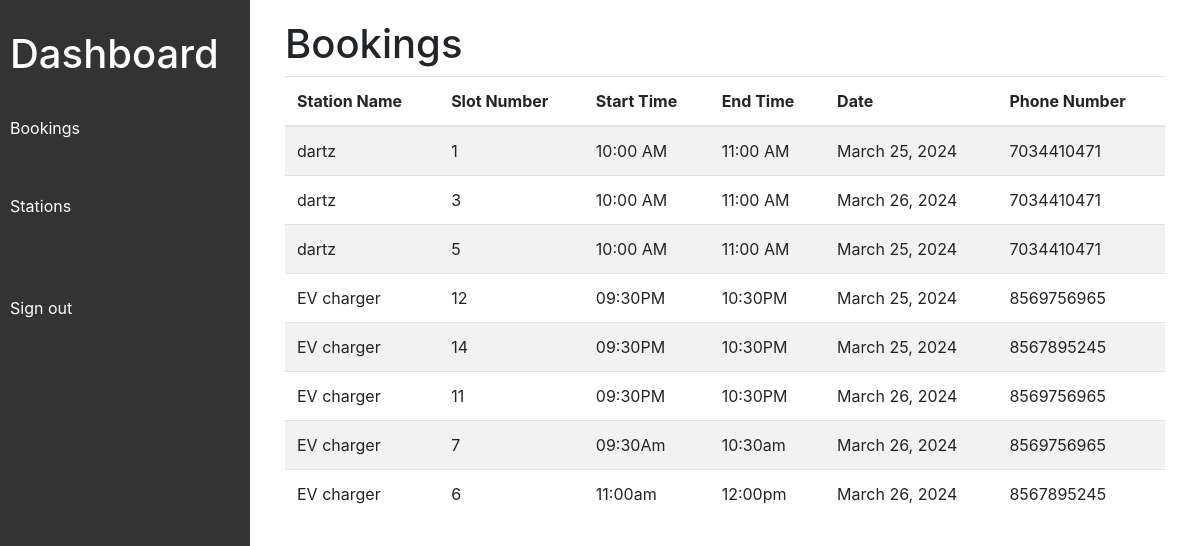
Page /admin_app/all_bookings/ on the committed database.
### users_app/models.py (models this page shows)
class Booking(models.Model):
    user = models.ForeignKey(User, on_delete=models.CASCADE, null=True)
    station = models.ForeignKey(Station, on_delete=models.CASCADE, related_name='bookings', null=True)
    slot_number = models.IntegerField(null=True)  # Modified
    start_time = models.CharField(max_length=10,null=True)
    end_time = models.CharField(max_length=10,null=True)
    date = models.DateField(null=True)
    phone_number = models.CharField(max_length=15)
    booked_by = models.ForeignKey(User, on_delete=models.CASCADE, related_name='booked_items', null=True)
    status = models.CharField(max_length=20, default='Pending')

### station_app/models.py (models this page shows)
class Station(models.Model):
    station_ID=models.AutoField(primary_key=True)
    station_name=models.CharField(max_length=200)
    station_address=models.CharField(max_length=200)
    station_price=models.CharField(max_length=200)
    station_phone=models.CharField(max_length=200)
    station_email=models.EmailField(max_length=200)
    station_caption=models.CharField(max_length=200)
    station_image=models.ImageField(null=True ,blank=True,upload_to="simages")
    station_area=models.CharField(max_length=200)
    slots=models.IntegerField(null=True,blank=True)

### admin_app/views.py (the view)
# urls.py: path('all_bookings/',views.all_bookings,name="all_bookings"),
def all_bookings(request):
    user_bookings = Booking.objects.select_related('station').all()
    return render(request, "admin/booking.html", {'user_bookings': user_bookings})

### templates/admin/booking.html
{%extends "admin/dashboard.html"%}
{%block content%}
<div class="container">
    <h1>Bookings</h1>
    {% if user_bookings %}
        <div class="table-responsive">
            <table class="table table-striped">
                <thead>
                    <tr>
                        <th>Station Name</th>
                        <th>Slot Number</th>
                        <th>Start Time</th>
                        <th>End Time</th>
                        <th>Date</th>
                        <th>Phone Number</th>
                    </tr>
                </thead>
                <tbody>
                    {% for booking in user_bookings %}
                        <tr>
                            <td>{{ booking.station.station_name }}</td>
                            <td>{{ booking.slot_number }}</td>
                            <td>{{ booking.start_time }}</td>
                            <td>{{ booking.end_time }}</td>
                            <td>{{ booking.date }}</td>
                            <td>{{ booking.phone_number }}</td>
                        </tr>
                    {% endfor %}
                </tbody>
            </table>
        </div>
    {% else %}
        <p>No bookings found.</p>
    {% endif %}
</div>
{%endblock%}

### rows in the picture
Booking: station.station_name "dartz", slot_number "1", start_time "10:00 AM", end_time "11:00 AM", date "March 25, 2024", phone_number "7034410471"
Booking: station.station_name "dartz", slot_number "3", start_time "10:00 AM", end_time "11:00 AM", date "March 26, 2024", phone_number "7034410471"
Booking: station.station_name "dartz", slot_number "5", start_time "10:00 AM", end_time "11:00 AM", date "March 25, 2024", phone_number "7034410471"
Booking: station.station_name "EV charger", slot_number "12", start_time "09:30PM", end_time "10:30PM", date "March 25, 2024", phone_number "8569756965"
Booking: station.station_name "EV charger", slot_number "14", start_time "09:30PM", end_time "10:30PM", date "March 25, 2024", phone_number "8567895245"
Booking: station.station_name "EV charger", slot_number "11", start_time "09:30PM", end_time "10:30PM", date "March 26, 2024", phone_number "8569756965"
Booking: station.station_name "EV charger", slot_number "7", start_time "09:30Am", end_time "10:30am", date "March 26, 2024", phone_number "8569756965"
Booking: station.station_name "EV charger", slot_number "6", start_time "11:00am", end_time "12:00pm", date "March 26, 2024", phone_number "8567895245"
